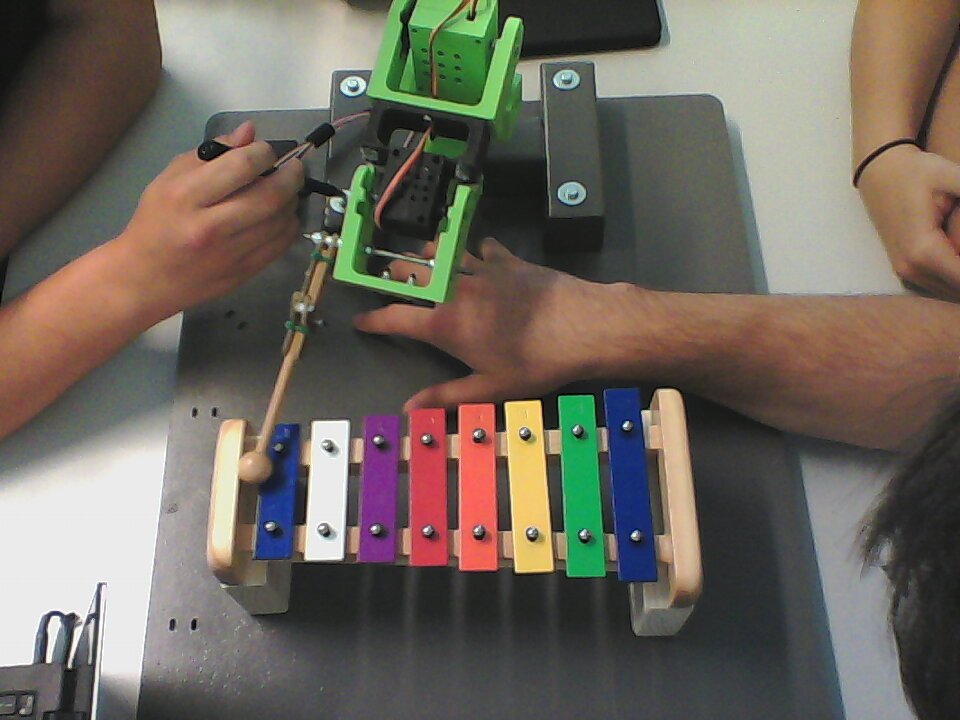
#> input picture xylo-python/images/setup.jpg, 960 x 720 px
$ python -i KeysTracker.py   (imports and definitions only)
#> lines starting #> are read from the running program, lines starting #| are printed output that depends on the picture; after the words box and inside, x2 and y2 are one past the last pixel; in counts of white or black regions, pixels touching at a corner belong together
#> further down, picture is the input picture: shape (720, 960, 3); mean B, G, R 93.6, 103.4, 110.6
### xylo-python/ColorFilter.py
import cv2
import numpy as np

class ColorFilter:

    # Basic color filtering using hsv
    def applyColorFilter(self, X, lower_bound, upper_bound):
        hsv = cv2.cvtColor(X, cv2.COLOR_BGR2HSV)
#> hsv: shape (720, 960, 3); mean H, S, V 47.7, 53.9, 117.2
        mask = cv2.inRange(hsv, lower_bound, upper_bound)
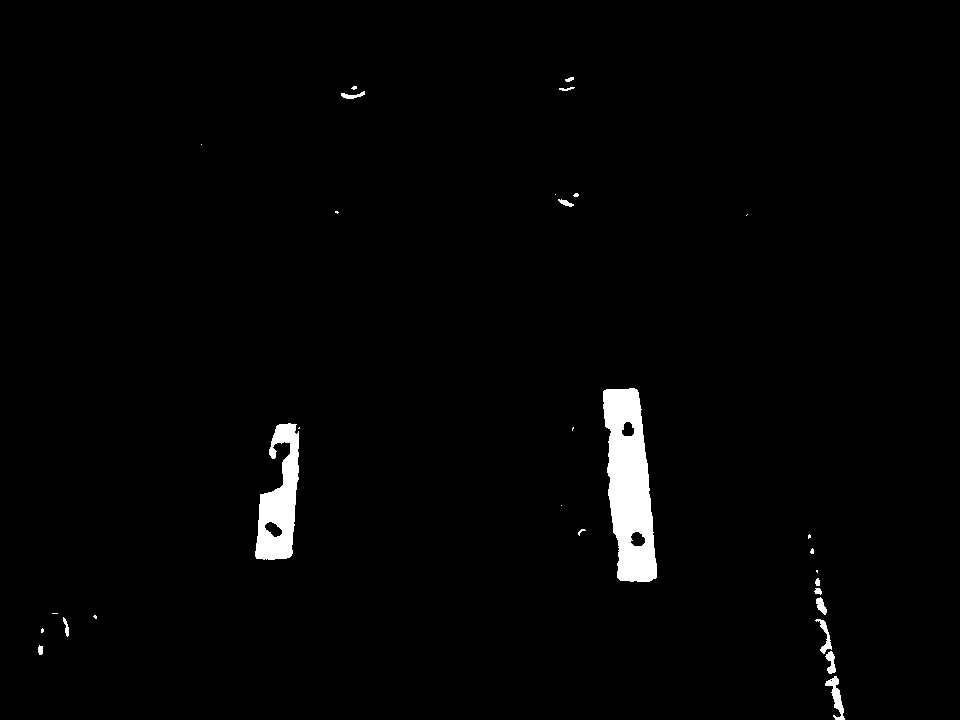
#> mask: shape (720, 960); 1.7% white; 30 white regions (15 under 20 px), largest, box (x1, y1, x2, y2) and area: (603, 388, 657, 582) 7074, (255, 423, 299, 560) 3491, (825, 676, 845, 720) 332
        return mask

    # In mathematical morphology, opening is the dilation of the erosion
    # Used to remove noise
    def applyOpening(self, mask):
        kernel = np.ones((5, 5), np.uint8)
        return cv2.morphologyEx(mask, cv2.MORPH_OPEN, kernel)
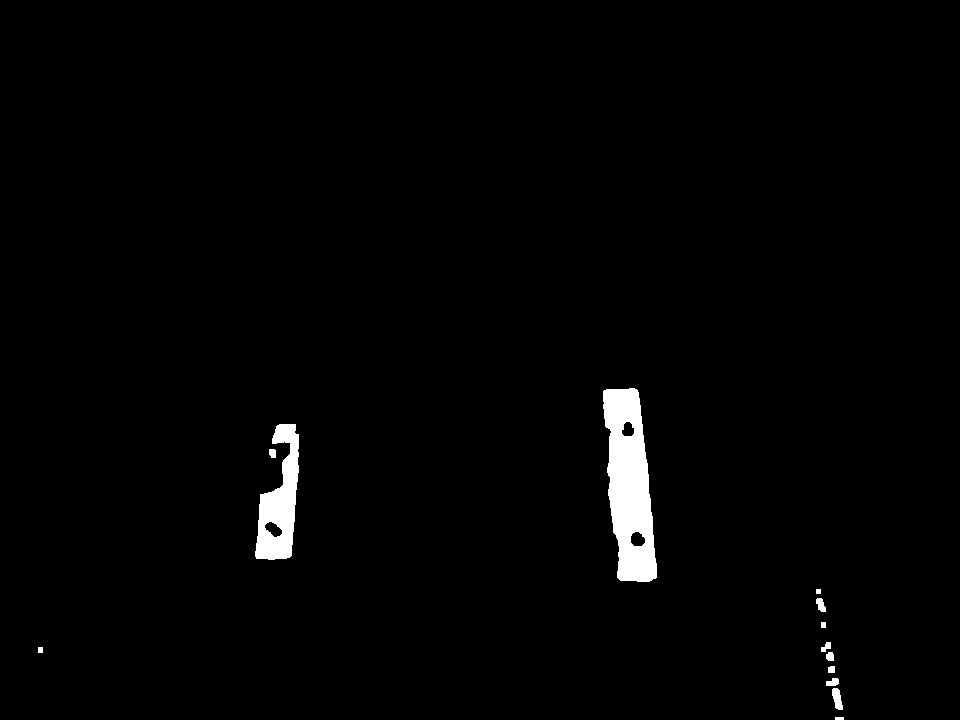
#> returned value: shape (720, 960); 1.6% white; 13 white regions, largest, box (x1, y1, x2, y2) and area: (603, 388, 657, 582) 7050, (255, 424, 299, 560) 3389, (832, 688, 843, 710) 164

    # Find contour of C Keys
    def getContours(self, opening):
        contours, hierarchy = cv2.findContours(opening, cv2.RETR_TREE, cv2.CHAIN_APPROX_SIMPLE)
        return contours

### xylo-python/KeysTracker.py
from ColorFilter import ColorFilter
import cv2
import numpy as np
from imutils import perspective

class KeysTracker:

    lower_blue = np.array([80, 70, 70])
    upper_blue = np.array([120, 255, 255])

    def __init__(self):
        self.colorFilter = ColorFilter()

    def getCKeysTracking(self, frame):
        boxes = []
        centroids = []
        kernel = np.ones((5, 5), np.float32) / 25
        blurred = cv2.filter2D(frame, -1, kernel)
        mask = self.colorFilter.applyColorFilter(blurred, self.lower_blue, self.upper_blue)
        # cv2.imshow('Mask', mask)
        opening = self.colorFilter.applyOpening(mask)
        _, c_keys = cv2.threshold(opening, 110, 150, cv2.THRESH_BINARY)
#> c_keys: shape (720, 960); values 0 (black) and 150 (white), 1.6% white; 13 white regions
        # cv2.imshow('Opening with threshold', c_keys)
        contours = self.colorFilter.getContours(c_keys)
#> in getContours, `contours, hierarchy = cv2.findContours(opening, cv2.RETR_TREE, cv2.CHA..`: contours = 16 contours, 2 with area under 20; largest, box (x1, y1, x2, y2) and area: (603, 388, 657, 582) 7108, (255, 424, 299, 560) 3368, (264, 521, 283, 538) 176, (630, 531, 646, 547) 176, (621, 421, 635, 437) 148

        for c in contours:
            # compute the center of the contour
            M = cv2.moments(c)
            cX = int(M["m10"] / M["m00"])
            cY = int(M["m01"] / M["m00"])
            # get the bounding rect
            x, y, w, h = cv2.boundingRect(c)
            if (w > 40):
                # get the min area rect
                rect = cv2.minAreaRect(c)
                box = cv2.boxPoints(rect)
                box = perspective.order_points(box)
                # convert all coordinates floating point values to int
                box = np.int0(box)
                boxes.append(box)
                centroids.append((cX, cY))
#> this loop made 16 passes
#> (cX, cY, x, y, w, h, rect, box) on passes 12, 14: (279, 503, 255, 424, 44, 136, ((278.3, 491.2), (136.8, 36.32), -85.14), [[266, 421], [302, 424], [290, 560], [254, 557]]), (629, 485, 603, 388, 54, 194, ((628.1, 484.9), (41.83, 195.2), -5.39), [[598, 389], [639, 385], [658, 580], [616, 584]])
#> (cX, cY, x, y, w, h) on passes 2, 3, 4, 5, 7, 9: (836, 698, 832, 688, 11, 22), (832, 681, 826, 678, 13, 8), (831, 669, 828, 666, 7, 7), (829, 656, 826, 652, 8, 9), (825, 646, 821, 642, 10, 10), (820, 604, 816, 598, 10, 14)
#> after the loop, boxes = [[[266, 421], [302, 424], [290, 560], [254, 557]], [[598, 389], [639, 385], [658, 580], [616, 584]]]; centroids = [(279, 503), (629, 485)]

        return [boxes, centroids]

>>> import cv2
>>> picture = cv2.imread('images/setup.jpg')
>>> result = KeysTracker().getCKeysTracking(picture)
#> result = [[[[266, 421], [302, 424], [290, 560], [254, 557]], [[598, 389], [639, 385], [658, 580], [616, 584]]], [(279, 503), (629, 485)]]
